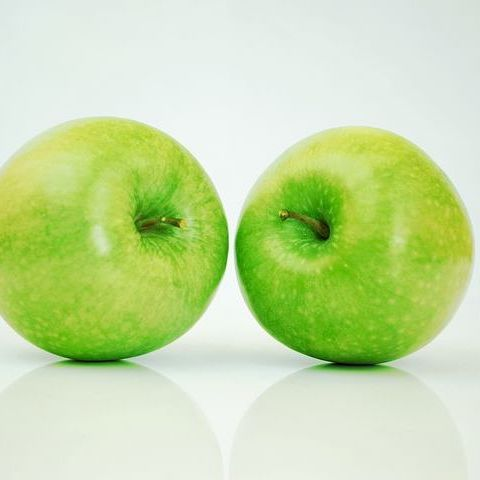
%> input picture image/org.jpg, 480 x 480 px
$ octave kadai2.m   (GNU Octave 9; MATLAB toolbox functions it lacks are replaced by stand-ins)
%> lines starting %> are read from the running program, lines starting %| are printed output that depends on the picture; in (x1, y1, x2, y2) boxes, pixels count from 0 and x2, y2 are one past the last pixel; in counts of white or black regions, pixels touching at a corner belong together; the program's own positions count from 1
% 壽戣俀丂奒挷悢偲媈帡椫妔
% 俀奒挷丆係奒挷丆俉奒挷偺夋憸傪惗惉偣傛丏
% 14NE012 媏抮桽夘

clear; % 曄悢偺僆乕儖僋儕傾

ORG=imread('image/org.jpg'); % 尨夋憸偺擖椡
%> ORG is the input picture: size 480x480x3 uint8; mean R, G, B 197.9, 220.3, 162.9
ORG = rgb2gray(ORG); colormap(gray); colorbar;
%> after `ORG = rgb2gray(ORG)`:
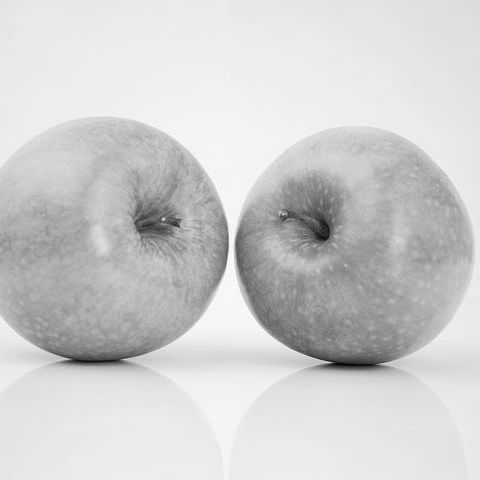
%> ORG: size 480x480 uint8; min 5, max 255, mean 207.1
imagesc(ORG); axis image; % 夋憸偺昞帵
pause; % 堦帪掆巭

% 俀奒挷夋憸偺惗惉
IMG = ORG>128;
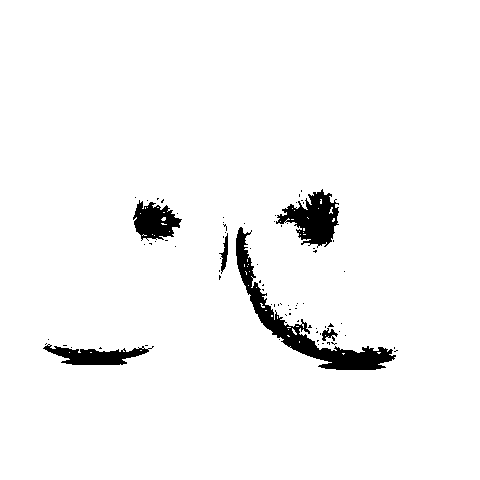
%> IMG: size 480x480 logical; 96.4% white; 79 black regions (73 under 20 px), largest, box (x1, y1, x2, y2) and area: (236, 227, 396, 370) 3541, (276, 189, 339, 248) 1903, (133, 200, 182, 241) 1213, (43, 344, 154, 365) 1175, (219, 233, 228, 274) 153, (322, 328, 338, 341) 106
imagesc(IMG); colormap(gray); colorbar;  axis image;
pause; % 堦帪掆巭

% 係奒挷夋憸偺惗惉
IMG0 = ORG>64;
%> IMG0: size 480x480 logical; 99.7% white; 23 black regions (19 under 20 px), largest, box (x1, y1, x2, y2) and area: (318, 358, 377, 367) 267, (311, 217, 330, 241) 251, (67, 357, 120, 363) 159, (141, 223, 154, 227) 29
IMG1 = ORG>128;
IMG2 = ORG>192;
%> IMG2: size 480x480 logical; 67.6% white; 70 black regions (62 under 20 px), largest, box (x1, y1, x2, y2) and area: (234, 140, 472, 375) 37862, (0, 126, 229, 370) 36345, (96, 142, 110, 151) 64
IMG = IMG0 + IMG1 + IMG2;
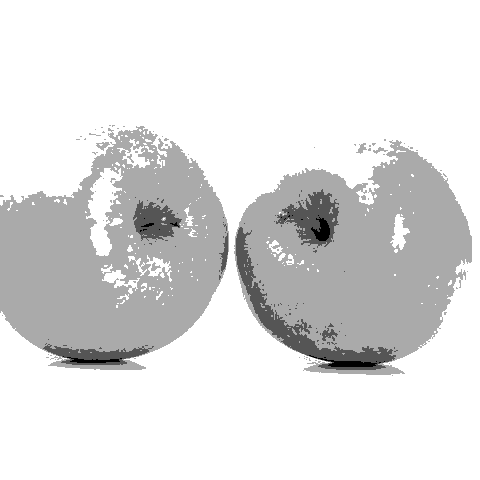
%> IMG: size 480x480 double; min 0, max 3, mean 2.64; drawn with min black and max white
imagesc(IMG); colormap(gray); colorbar;  axis image;
pause; % 堦帪掆巭

% 俉奒挷夋憸偺惗惉
IMG0 = ORG>32;
%> IMG0: size 480x480 logical; 99.9% white; black in thin lines or dots, all inside (x1, y1, x2, y2) = (75, 223, 373, 366)
IMG1 = ORG>64;
IMG2 = ORG>96;
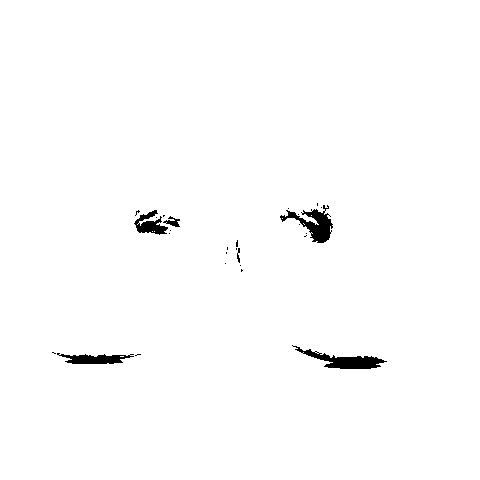
%> IMG2: size 480x480 logical; 98.8% white; 27 black regions (21 under 20 px), largest, box (x1, y1, x2, y2) and area: (292, 345, 387, 369) 787, (280, 205, 333, 243) 772, (57, 353, 134, 364) 501, (134, 210, 168, 235) 421, (163, 216, 180, 227) 86, (237, 248, 240, 263) 28
IMG3 = ORG>128;
IMG4 = ORG>160;
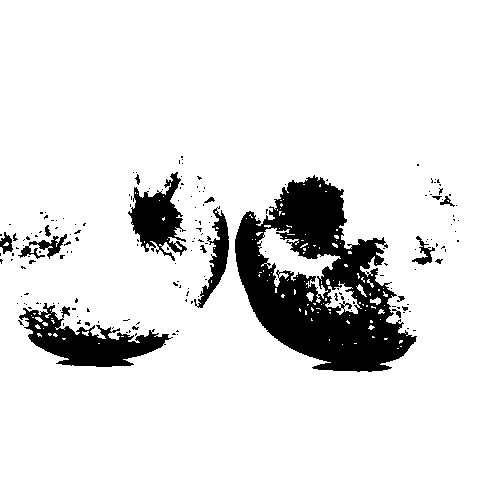
%> IMG4: size 480x480 logical; 88% white; 181 black regions (164 under 20 px), largest, box (x1, y1, x2, y2) and area: (235, 175, 417, 372) 18092, (19, 303, 173, 367) 4125, (128, 172, 187, 261) 2505
IMG5 = ORG>192;
IMG6 = ORG>224;
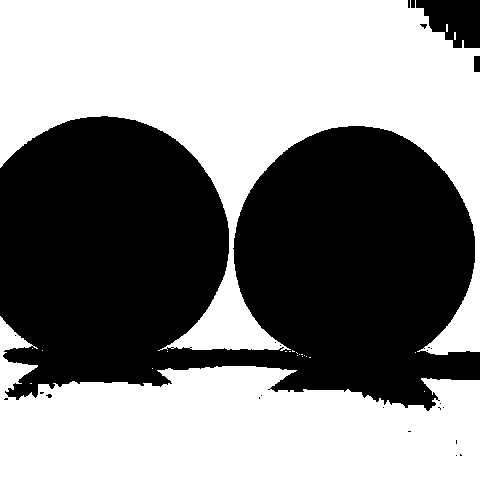
%> IMG6: size 480x480 logical; 53.3% white; 25 black regions (20 under 20 px), largest, box (x1, y1, x2, y2) and area: (0, 116, 480, 411) 105084, (416, 0, 480, 48) 2211, (474, 56, 480, 72) 96, (411, 0, 415, 8) 32, (420, 24, 427, 29) 20
IMG = IMG0 + IMG1 + IMG2 + IMG3 + IMG4 + IMG5 + IMG6;
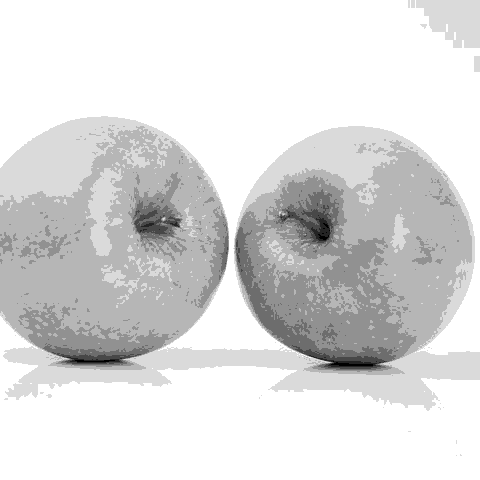
%> IMG: size 480x480 double; min 0, max 7, mean 6.04; drawn with min black and max white
imagesc(IMG); colormap(gray); colorbar;  axis image;
pause; % 堦帪掆巭

close;
